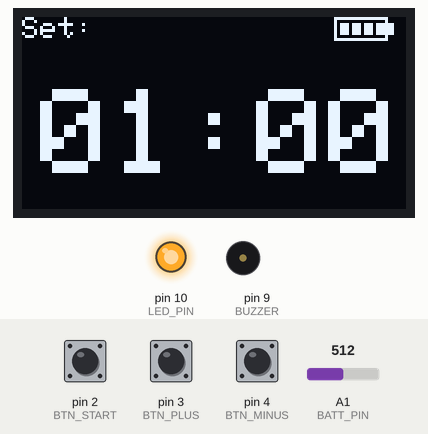
A sketch run on a simulated Arduino Nano, built with avr-gcc and run on an emulated ATmega328P. Shown: 128×64 one-colour display, output pins drawn as LEDs (lit = HIGH), buzzer (waves = sounding, pin HIGH). The test bench sets the inputs (shaded band); at power-on: pin 2 (BTN_START) HIGH, A1 (BATT_PIN) = 512, pin 3 (BTN_PLUS) HIGH, pin 4 (BTN_MINUS) HIGH.

Above: at 1.2 s.
1.3 s: pin 2 (BTN_START) pulled LOW for 0.15 s
At 3.1 s:
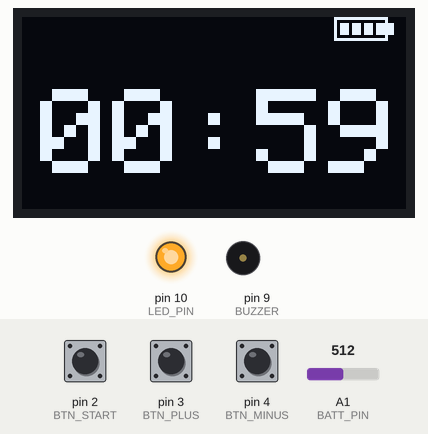
4.4 s: A1 (BATT_PIN) set to 122
At 5.9 s:
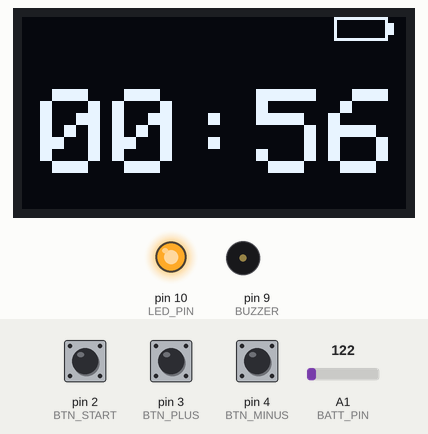
6.8 s: pin 2 (BTN_START) pulled LOW for 1 s
At 7.4 s:
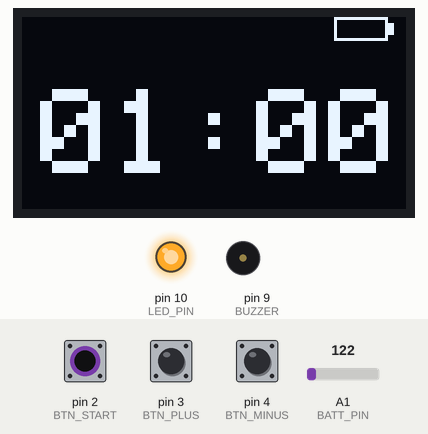
10.2 s: A1 (BATT_PIN) set to 306
At 11.1 s:
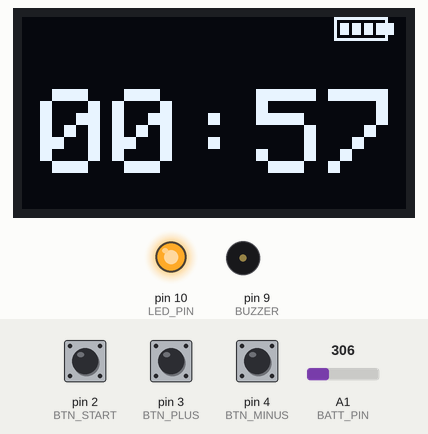
13.2 s: A1 (BATT_PIN) set to 0
At 14.1 s:
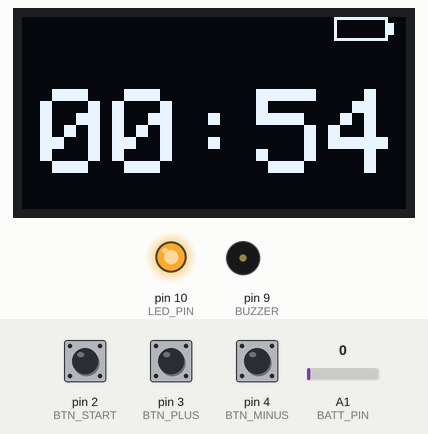
Timing chart, 0 to 60.2 s (numbered marks = the images above; inputs shaded):
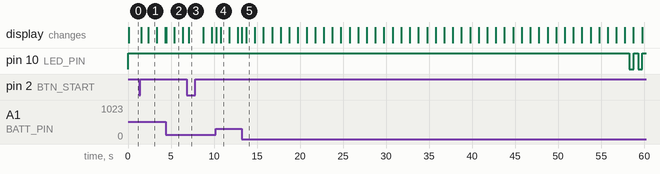

Measured:
- after the input at 1.3 s, the display: first changes after 0.23 s (image 1 shows a later state)
- what the display in image 1 shows lasts 1.1 s, from 2.3 s to 3.4 s

The sketch:

rummikub-timer.ino
```cpp
#include <Wire.h>
#include <Adafruit_GFX.h>
#include <Adafruit_SSD1306.h>

// ===== Display setup =====
#define SCREEN_WIDTH 128
#define SCREEN_HEIGHT 64
Adafruit_SSD1306 display(SCREEN_WIDTH, SCREEN_HEIGHT, &Wire, -1);

// ===== Pins =====
const int BTN_START = 2;
const int BTN_PLUS  = 3;
const int BTN_MINUS = 4;
const int BUZZER    = 9;
const int BATT_PIN  = A1;
const int LED_PIN = 10;   // transistor controlling arcade LED
bool ledState = false;
unsigned long lastBlink = 0;

// ===== State machine =====
enum State { IDLE, RUNNING, ALARM };
State state = IDLE;

// ===== Timer =====
unsigned long prevMillis = 0;
unsigned long lastSecond = 0;
int setSeconds = 60;      // default: 1:00
int remaining = 60;
const int STEP = 10;      // adjust in 10s steps

// ===== Helper: battery =====
float readBatteryVoltage() {
  int raw = analogRead(BATT_PIN);
  float vAdc = (raw / 1023.0) * 5.0;    // Nano = 5V ADC ref
  float vBat = vAdc * 3.2;              // Divider: (220k+100k)/100k = 3.2
  return vBat;
}

int batteryPercent() {
  float v = readBatteryVoltage();
  if (v > 4.2) v = 4.2;
  if (v < 3.3) v = 3.3;
  return (int)((v - 3.3) * 100.0 / (4.2 - 3.3)); // map 3.3–4.2V → 0–100%
}

// ===== Helper: draw battery icon =====
void drawBatteryIcon(int x, int y, int percent) {
  display.drawRect(x, y, 18, 8, SSD1306_WHITE);   // outline
  display.fillRect(x+18, y+2, 2, 4, SSD1306_WHITE); // nub
  int bars = map(percent, 0, 100, 0, 4);
  for (int i=0; i<bars; i++) {
    display.fillRect(x+2 + i*4, y+2, 3, 4, SSD1306_WHITE);
  }
}

// ===== Format MM:SS =====
void drawTimeLarge(int secs) {
  int m = secs / 60;
  int s = secs % 60;
  char buf[6];
  sprintf(buf, "%02d:%02d", m, s);
  display.setTextSize(4);
  display.setCursor(6, 24);
  display.print(buf);
}

void setup() {
  pinMode(BTN_START, INPUT_PULLUP);
  pinMode(BTN_PLUS, INPUT_PULLUP);
  pinMode(BTN_MINUS, INPUT_PULLUP);
  pinMode(BUZZER, OUTPUT);
  pinMode(LED_PIN, OUTPUT);
  digitalWrite(LED_PIN, HIGH); // LED on in idle

  if (!display.begin(SSD1306_SWITCHCAPVCC, 0x3C)) {
    for (;;); // hang if OLED not found
  }
  display.clearDisplay();
  display.display();
}

void loop() {
  unsigned long now = millis();

  // ===== Read buttons (active LOW) =====
  bool startPressed = !digitalRead(BTN_START);
  bool plusPressed  = !digitalRead(BTN_PLUS);
  bool minusPressed = !digitalRead(BTN_MINUS);

  // ===== State machine =====
  switch (state) {
    case IDLE:
      digitalWrite(LED_PIN, HIGH); // always on
      if (plusPressed) {
        setSeconds += STEP;
        delay(200); // crude debounce
      }
      if (minusPressed && setSeconds > STEP) {
        setSeconds -= STEP;
        delay(200);
      }
      if (startPressed) {
        remaining = setSeconds;
        lastSecond = now;
        state = RUNNING;
        delay(200);
      }
      break;

    case RUNNING:
      if (remaining <= 10) {
          if (now - lastBlink >= 500) {  // blink every 500 ms
            lastBlink = now;
            ledState = !ledState;
            digitalWrite(LED_PIN, ledState ? HIGH : LOW);
          }
      } else {
          digitalWrite(LED_PIN, HIGH); // solid on until last 10s
      }
      if (startPressed) { // restart
        remaining = setSeconds;
        lastSecond = now;
        delay(200);
      }
      if (now - lastSecond >= 1000) { // tick
        lastSecond += 1000;
        if (remaining > 0) {
          remaining--;
        } else {
          state = ALARM;
        }
      }
      break;

    case ALARM:
      digitalWrite(LED_PIN, LOW); // off
      digitalWrite(BUZZER, HIGH);
      delay(1000);
      digitalWrite(BUZZER, LOW);
      state = IDLE;
      break;
  }

  // ===== Display update =====
  display.clearDisplay();
  display.setTextColor(SSD1306_WHITE);

  int batt = batteryPercent();
  drawBatteryIcon(104, 0, batt);

  if (state == IDLE) {
    display.setTextSize(1);
    display.setCursor(0, 0);
    display.print("Set:");
    drawTimeLarge(setSeconds);
  }
  else if (state == RUNNING) {
    drawTimeLarge(remaining);
  }
  else if (state == ALARM) {
    display.setTextSize(2);
    display.setCursor(10, 24);
    display.print("TIME UP!");
  }

  display.display();
}
```
